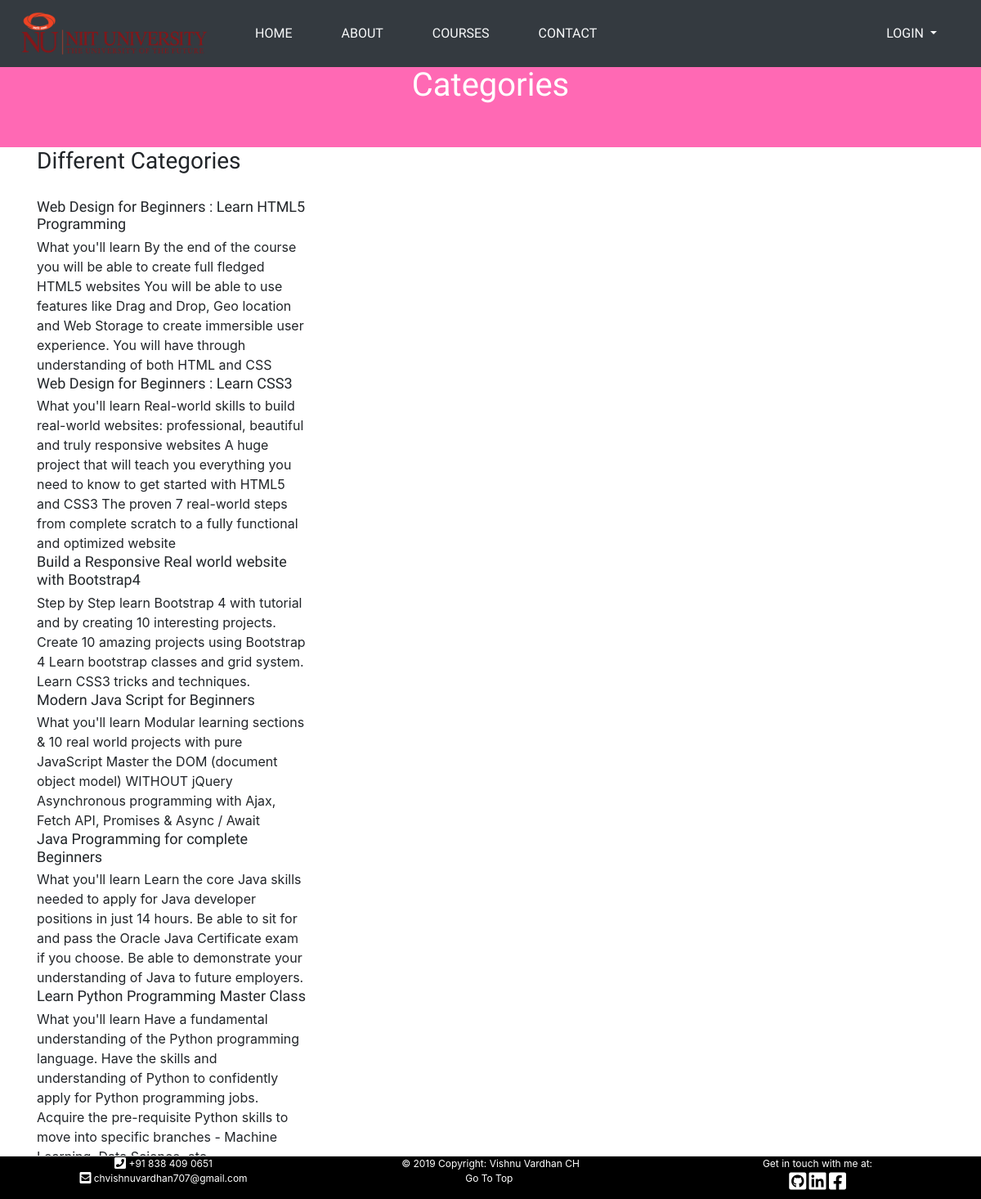
Page /pages/courses.php on the committed database.
### tables this page shows
CREATE TABLE IF NOT EXISTS `tbl_category` (
  `cat_Id` int(11) NOT NULL AUTO_INCREMENT,
  `name` varchar(255) DEFAULT NULL,
  `description` text,
  `image` varchar(255) DEFAULT NULL,
  `rating` float DEFAULT NULL,
  `side_heading` varchar(150) DEFAULT NULL,
  PRIMARY KEY (`cat_Id`)
);

### pages/courses.php (the view, shortened to what this page needs)
<!DOCTYPE html>
<html lang="en">
<head>
	<link rel="stylesheet" href="../css/style.css">
    <link rel='stylesheet' id='camera-css'  href='../css/camera.css' type='text/css' media='all'>
    <link rel="stylesheet" href="https://use.fontawesome.com/releases/v5.8.1/css/all.css">
      	<link href="https://stackpath.bootstrapcdn.com/bootstrap/4.3.1/css/bootstrap.min.css" rel="stylesheet">
</head>
<body>
	<nav class="navbar navbar-expand-lg navbar-light fixed-top bg-dark">
		  <a class="navbar-brand" href="../index.php">
					<img src="../images/brand.png" width="250px"  alt="NIIT University"></a>
		  <div class="collapse navbar-collapse" id="navbarSupportedContent">
		    <ul class="navbar-nav mr-auto">
		       <li><a class="nav-item active text-light" href="../index.php">HOME</a></li>
		       <li><a class="nav-item text-light" href="about.php">ABOUT</a></li>
				<li><a class="nav-item text-light" href="#">COURSES</a></li>
				<li><a class="nav-item text-light" href="contact.php">CONTACT</a></li>
		    </ul>
		    <ul class="nav navbar-nav navbar-right">
		      <li class="nav-item dropdown bg-dark text-light">
        <a class="nav-link dropdown-toggle text-light" href="#" id="navbarDropdown" role="button" data-toggle="dropdown" aria-haspopup="true" aria-expanded="false">
          LOGIN
        </a>
      </li>
    		</ul>
		  </div>
		</nav>
	<header id="head" class="secondary" style="padding-top: 80px">
            <div class="container">
                    <h1>Categories</h1>
            </div>
    </header>
	<div id="courses">
		<section class="container">
			<h3>Different Categories</h3>
			<div class="row">
				<div class="col-md-4">
					<div class="featured-box">
					 			<?php
                                        include "../functions/connect.php";
                                       $sql=$pdo->prepare( "SELECT * FROM `tbl_category` ");
                                       $sql->execute();
                                       $result =$sql->fetchall(); foreach ($result as $row) {
                                            $name = $row['name'];
                                            $description = $row['description'];
                                            ?>
						<div class="text">
							<h3><?php echo $name;?></h3>
							<?php echo $description;?>
							</div>
							    <?php }?>
					</div>
				</div>
			</div>
		</section>
	</div>
	<footer class="footer2" >
    <div class="container-fluid">
      <div class="row" >
      <div class="col-lg-4 col-md-4 col-sm-4 col-xs-4 text-center">
          <div class="footer-contacts">
            <div class="footer-contact text-white">
              <i class="fa fa-phone-square fa-lg"></i> +91 838 409 0651
            </div>
            <div class="footer-contact text-center text-white">
             <span> <i class="fa fa-envelope-square fa-lg"></i> chvishnuvardhan707@gmail.com</span>
            </div>
          </div>
        </div>
      <div class="col-lg-4 col-md-4 col-sm-4 col-xs-4 text-center">
          <p class="text-white text-center">© 2019 Copyright: Vishnu Vardhan CH<br>
           <a class="text-center text-white" href="#top">Go To Top <span><i class="fas fa-arrow-square-up fa-lg"></i></span></a>
        </div>
      <div class="col-lg-4 col-md-4 col-sm-4 col-xs-4 text-center">
          <div class="text-white">Get in touch with me at: <br>
            <a href="https://github.com/Chvishnuvardhan707"> <span  style="color: white"><i aria-hidden="true" class="fab fa-github-square fa-2x"></i></span></a>   <a href="https://www.linkedin.com/in/chinthalapudi-vishnuvardhan-7b2b29149/">  <span style="color: white"><i class="fab fa-linkedin fa-2x"></i></i></span></a>  <a href="https://www.facebook.com/profile.php?id=100010321689058"><span style="color: white"><i class="fab fa-facebook-square fa-2x"></i></span></a>
          </div>
        </div>
       </div>
    </div>
  </footer>
</body>
</html>

### css/style.css (style rules this page uses)
body { font-family: 'Lato', sans-serif; font-weight: normal; color: #6E6E6E; }
h1, h2, h3, h4, h5, h6 { font-weight: normal; font-family: 'Oswald', sans-serif; }
h1, .h1, h2, .h2, h3, .h3 { margin-top: 30px; }
a { color:#3d84e6; }
.navbar-nav > li { padding-left:30px; padding-right:30px; color: white; }
.navbar-nav>li>a { padding-top: 12px; padding-bottom: 12px; font-family: 'Oswald', sans-serif; font-weight: 400 !important; }
#head { background-size: cover; height: 600px; text-align: center; color: white; font-weight: 300; position: relative; background-position-x: center; }
#head.secondary { height: 200px; min-height: 100px; padding-top: 0px; }
ul, .list.custom-list ul { margin: 0 0 11px; list-style-type: none; padding-left: 10px; }
img { max-width: 100%; }
.featured-box { padding: 20px; padding-left: 0px; margin-bottom: 20px; }
.featured-box .text { padding-left: 0px; }
.featured-box h3 { font-size: 18px; margin: 0 0 5px 0; }
footer { border-top: 1px solid #e5e5e5; background:#D8D8D8; }
.footer2 { background: #000; color: #aaa; font-size: 12px; }
#head.secondary { padding-top: 0px; background:hotpink; background-size: cover; text-align: center; padding:10px 0; height: 180px; }
#head.secondary h1 { COLOR: #fff; text-align: center; }
.footer2 { position: fixed; bottom: 0 }

### pages/courses.php (style rules this page uses)
.navbar-nav > li { padding-left:30px; padding-right:30px; color: white; }
.footer2 { position: fixed; bottom: 0; width: 100% }

### rows in the picture
tbl_category: name "Web Design for Beginners : Learn HTML5 Programming", description "What you'll learn By the end of the course you will be able to create full fledged HTML5 websites You will be able to use features like Drag and Drop, Geo location and Web Storage to create immersible user experience. You will have through understanding of both HTML and CSS"
tbl_category: name "Web Design for Beginners : Learn CSS3", description "What you'll learn Real-world skills to build real-world websites: professional, beautiful and truly responsive websites A huge project that will teach you everything you need to know to get started with HTML5 and CSS3 The proven 7 real-world steps from complete scratch to a fully functional and optimized website"
tbl_category: name "Build a Responsive Real world website with Bootstrap4", description "Step by Step learn Bootstrap 4 with tutorial and by creating 10 interesting projects. Create 10 amazing projects using Bootstrap 4 Learn bootstrap classes and grid system. Learn CSS3 tricks and techniques."
tbl_category: name "Modern Java Script for Beginners", description "What you'll learn Modular learning sections & 10 real world projects with pure JavaScript Master the DOM (document object model) WITHOUT jQuery Asynchronous programming with Ajax, Fetch API, Promises & Async / Await"
tbl_category: name "Java Programming for complete Beginners", description "What you'll learn Learn the core Java skills needed to apply for Java developer positions in just 14 hours. Be able to sit for and pass the Oracle Java Certificate exam if you choose. Be able to demonstrate your understanding of Java to future employers."
tbl_category: name "Learn Python Programming Master Class", description "What you'll learn Have a fundamental understanding of the Python programming language. Have the skills and understanding of Python to confidently apply for Python programming jobs. Acquire the pre-requisite Python skills to move into specific branches - Machine…"
